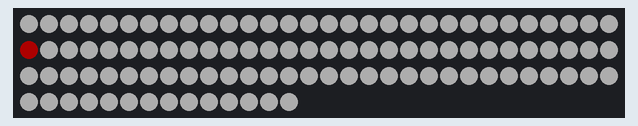
Bench run of a sketch on a simulated Arduino Uno, built with avr-gcc and run on an emulated ATmega328P. Parts: 104 RGB LEDs in strip order, left to right, continuing on the next row. Dim RGB values are drawn brighter than linear.

Above: at 0.1 s.

The sketch:

colorCorr.ino
```cpp
#include <FastLED.h>

#define NUM_LEDS  104
#define LED_PIN   5

CRGB leds[NUM_LEDS];

void setup() {
  FastLED.addLeds<WS2812B, LED_PIN, GRB>(leds, NUM_LEDS);
  FastLED.setBrightness(50);
  FastLED.setCorrection(TypicalPixelString);
}

void loop() {
  fill_solid(leds, NUM_LEDS, CRGB::White);

  FastLED.setCorrection(UncorrectedColor);
  leds[30] = CRGB::Red;
  FastLED.show();
  delay(2000);

  FastLED.setCorrection(TypicalLEDStrip);
  leds[30] = CRGB::Green;
  FastLED.show();
  delay(2000);

  FastLED.setCorrection(TypicalPixelString);
  leds[30] = CRGB::Blue;
  FastLED.show();
  delay(2000);

}
```
